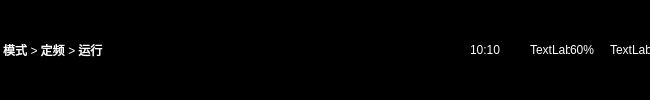
     <widget class="QWidget" name="status" native="true">
      <property name="minimumSize">
       <size>
        <width>650</width>
        <height>0</height>
       </size>
      </property>
      <property name="styleSheet">
       <string notr="true">QWidget{
	background-color:#000000;
	color:white;
	font:'宋体';
}</string>
      </property>
      <layout class="QHBoxLayout" name="horizontalLayout_2">
       <property name="spacing">
        <number>0</number>
       </property>
       <property name="leftMargin">
        <number>0</number>
       </property>
       <property name="topMargin">
        <number>0</number>
       </property>
       <property name="rightMargin">
        <number>0</number>
       </property>
       <property name="bottomMargin">
        <number>0</number>
       </property>
       <item>
        <widget class="QLabel" name="label_title">
         <property name="maximumSize">
          <size>
           <width>150</width>
           <height>16777215</height>
          </size>
         </property>
         <property name="text">
          <string> 模式 &gt; 定频 &gt; 运行</string>
         </property>
        </widget>
       </item>
       <item>
        <spacer name="horizontalSpacer">
         <property name="orientation">
          <enum>Qt::Horizontal</enum>
         </property>
         <property name="sizeHint" stdset="0">
          <size>
           <width>40</width>
           <height>20</height>
          </size>
         </property>
        </spacer>
       </item>
       <item>
        <widget class="QLabel" name="label_time">
         <property name="minimumSize">
          <size>
           <width>60</width>
           <height>0</height>
          </size>
         </property>
         <property name="maximumSize">
          <size>
           <width>100</width>
           <height>16777215</height>
          </size>
         </property>
         <property name="text">
          <string>10:10</string>
         </property>
        </widget>
       </item>
       <item>
        <widget class="QLabel" name="icon_electricity">
         <property name="maximumSize">
          <size>
           <width>40</width>
           <height>16777215</height>
          </size>
         </property>
         <property name="text">
          <string>TextLabel</string>
         </property>
        </widget>
       </item>
       <item>
        <widget class="QLabel" name="value_electricity">
         <property name="minimumSize">
          <size>
           <width>40</width>
           <height>0</height>
          </size>
         </property>
         <property name="maximumSize">
          <size>
           <width>40</width>
           <height>16777215</height>
          </size>
         </property>
         <property name="text">
          <string>60%</string>
         </property>
        </widget>
       </item>
       <item>
        <widget class="QLabel" name="icon_volume">
         <property name="minimumSize">
          <size>
           <width>40</width>
           <height>0</height>
          </size>
         </property>
         <property name="maximumSize">
          <size>
           <width>40</width>
           <height>16777215</height>
          </size>
         </property>
         <property name="text">
          <string>TextLabel</string>
         </property>
        </widget>
       </item>
      </layout>
     </widget>
